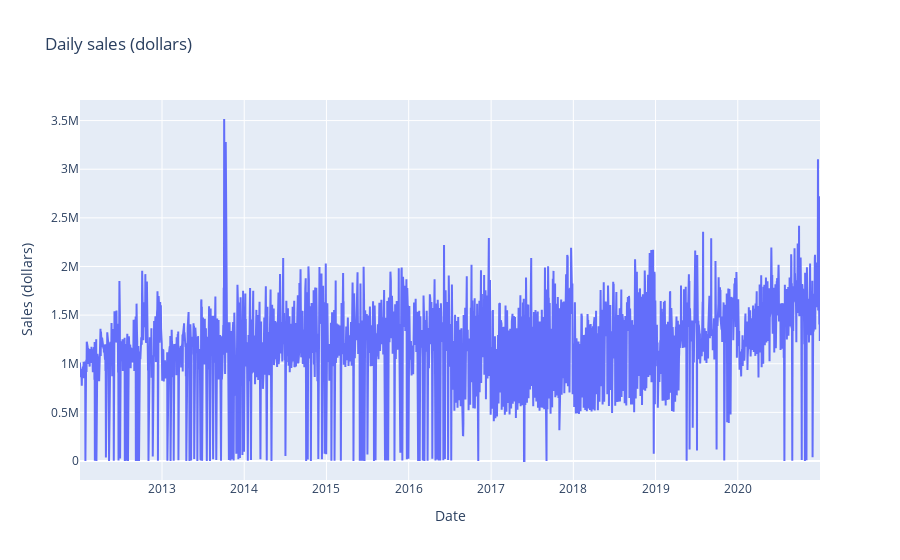

The notebook cell this image was saved under:
### Markdown cell above
<ul><li style="font-family: Monaco; font-size: 1.3em"><em>Daily sales (dollars)</em></li></ul>

### Code cell
df_daily_sales = df_aggregate.groupby('date').agg({'sale_dollars': 'sum'}).reset_index()
fig = go.Figure(data=go.Scatter(x=df_daily_sales['date'], y=df_daily_sales['sale_dollars']))
fig.update_layout(
    title="Daily sales (dollars)",
    xaxis_title="Date",
    yaxis_title="Sales (dollars)",
    )
fig.show()

### Figure 1 — Plotly figure (JSON) as saved in the notebook; plotly's stock layout.template omitted (floating-point values rounded to 4 significant figures; data arrays with more than 128 entries replaced by an {"elided": "..."} marker saying what was removed)
{"data": [{"type": "scatter", "x": {"elided": "2202 str values"}, "y": {"elided": "2202 float values"}}], "layout": {"title": {"text": "Daily sales (dollars)"}, "xaxis": {"title": {"text": "Date"}}, "yaxis": {"title": {"text": "Sales (dollars)"}}}}
